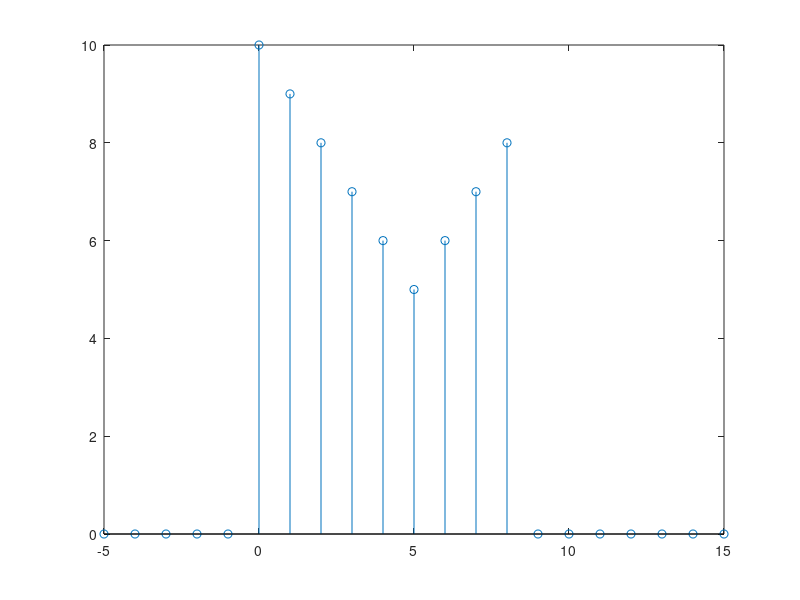

The MATLAB source for this figure:
clc;
close all;
clear all;

%Q2
n0 = -5:1:-1;
x0 = zeros(size(n0));

n1 = 0:1:5;
x1 = -n1 + 10;

n2 = 6:1:8;
x2 = n2;

n3 = 9:1:15;  
x3 = zeros(size(n3));  
n = -5:1:15;
x = [x0, x1, x2, x3];

stem(n, x);